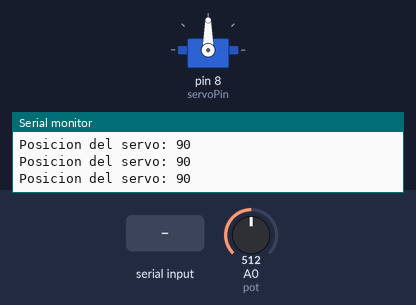
Bench run of a sketch on a simulated Arduino Uno, built with avr-gcc and run on an emulated ATmega328P. Shown: servo, the last lines printed to the serial monitor. The inputs (shaded band) are chosen by the test bench; at power-on: A0 (pot) = 512.

Above: at 2.2 s.
2.3 s: A0 (pot) set to 716
At 3.4 s:
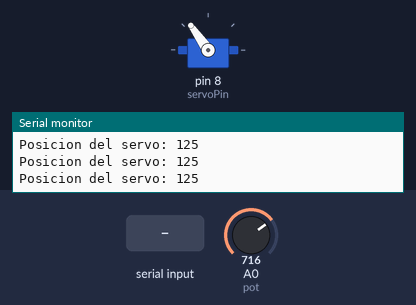
3.8 s: "90,45\n" received over Serial
At 6.1 s:
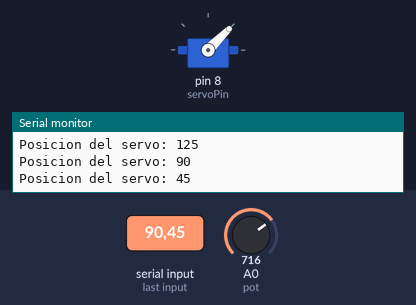
6.8 s: "30,150\n" received over Serial
9.8 s: A0 (pot) set to 1023
12.8 s: A0 (pot) set to 0
At 13.1 s:
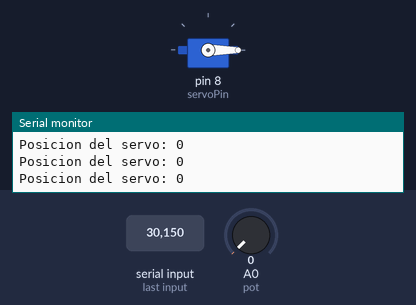
14.3 s: "90\n" received over Serial
At 15.7 s:
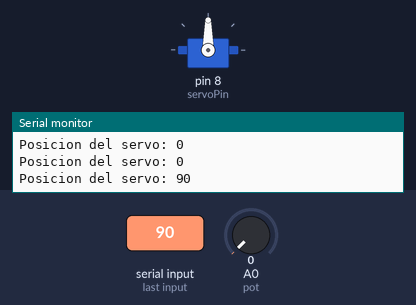
Timing chart, 0 to 18.3 s (numbered marks = the images above; inputs shaded):
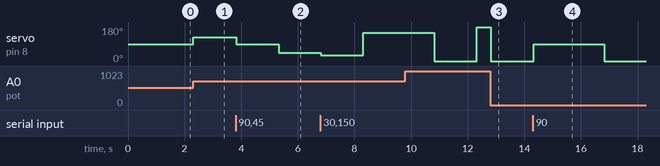

The sketch:

servo_monitor_serie.ino
```cpp
// C++ code
/*Este programa controla o movemento sun servo
que esta conectado no pin 8 do arduino cun potenciometro
conectado a entrada analoxica A0 e a vez controlado tamen
co monitor serie, introduciondo una valor entre 0 e 180.*/

#include <Servo.h>

Servo miServo;
//pin potencienmetro
int pot = A0;
//pin servo
int servoPin = 8;
//posicion potenciometro
int potPos = 0;
//posicion servo
int servoPos;


void setup() {
  miServo.attach(servoPin);
  Serial.begin(9600);
  //mensaje para escribir un valor
  Serial.println("Escribe un valor entre 0 y 180 para controlar el servo:");
  //etapa de espera para poder leer a mensaxe
  delay(1000);
}
//comprobamos si hay orden no monitor serie
void loop() {
  if (Serial.available()) {
    int tmp = Serial.parseInt();
    if (tmp >= 0 && tmp <= 180) {
      servoPos = tmp;
      miServo.write(servoPos);
      Serial.print("Posicion del servo: ");
      Serial.println(servoPos);
      delay(1500);
    }
  }
  //funcionamiento potenciometro

  else {
    potPos = analogRead(pot);
    servoPos = map(potPos, 0, 1023, 0, 180);
    miServo.write(servoPos);
    Serial.print("Posicion del servo: ");
    Serial.println(servoPos);
    delay(100);
  }
}
```

Measured:
- after the input at 2.3 s, servo on pin 8 (servoPin): 90° → 125° at once
- after the input at 3.8 s, servo on pin 8 (servoPin): 125° → 90° at once, → 45° 1.5 s later
- after the input at 12.8 s, servo on pin 8 (servoPin): 180° → 0° at once
- after the input at 14.3 s, servo on pin 8 (servoPin): 0° → 90° at once, → 0° 2.5 s later
